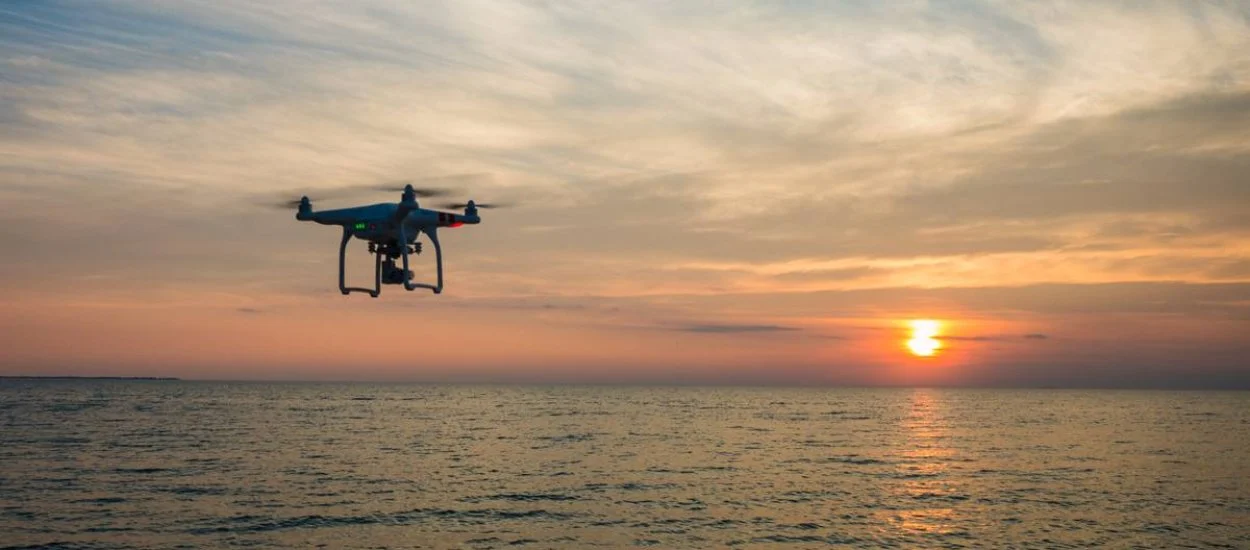
#> input picture assets/drone-on-clear-sky1.webp, 1250 x 550 px, given in place of the camera
$ python multi-object-recognition.py
#> lines starting #> are read from the running program, lines starting #| are printed output that depends on the picture
import cv2 as cv
import numpy as np

droneCascade = cv.CascadeClassifier("models/haarcascade_drone_20.xml")
faceCascade = cv.CascadeClassifier("models/haarcascade_frontalface_alt.xml")
eyesCascade = cv.CascadeClassifier("models/haarcascade_eye.xml")

capture = cv.VideoCapture(0)

while True:
    ret, frame = capture.read()
#> frame is the input picture: shape (550, 1250, 3); mean B, G, R 115.7, 140.1, 164.8
    if frame is None:
        print('No frames from camera')
        break

    grayFrame = cv.cvtColor(frame, cv.COLOR_BGR2GRAY)
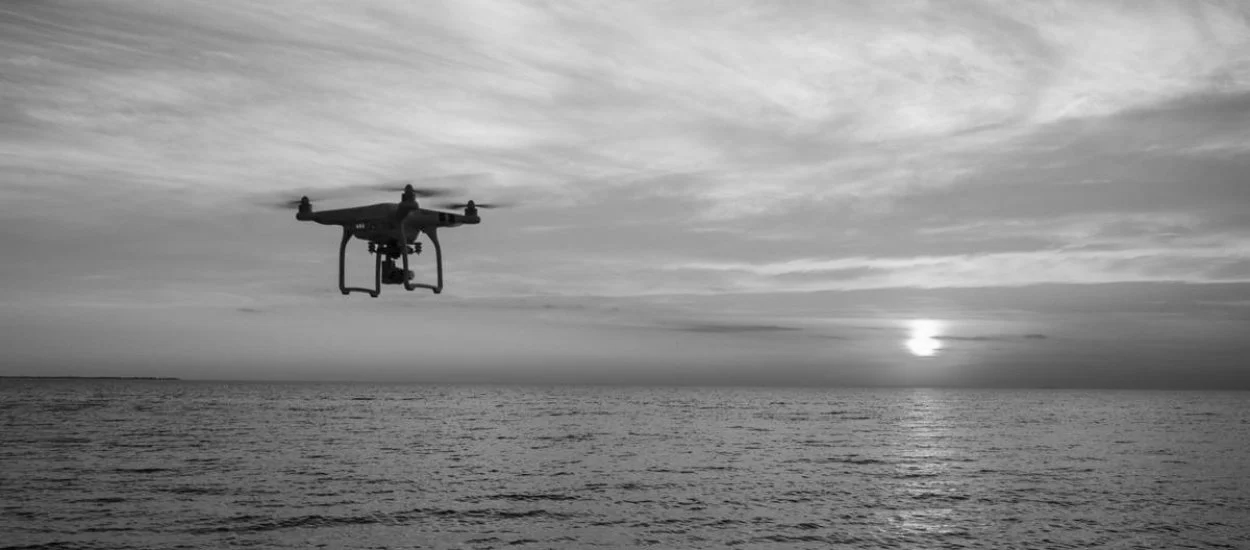
#> grayFrame: shape (550, 1250); min 0, max 254, mean 144.7
    grayFrame = cv.equalizeHist(grayFrame)
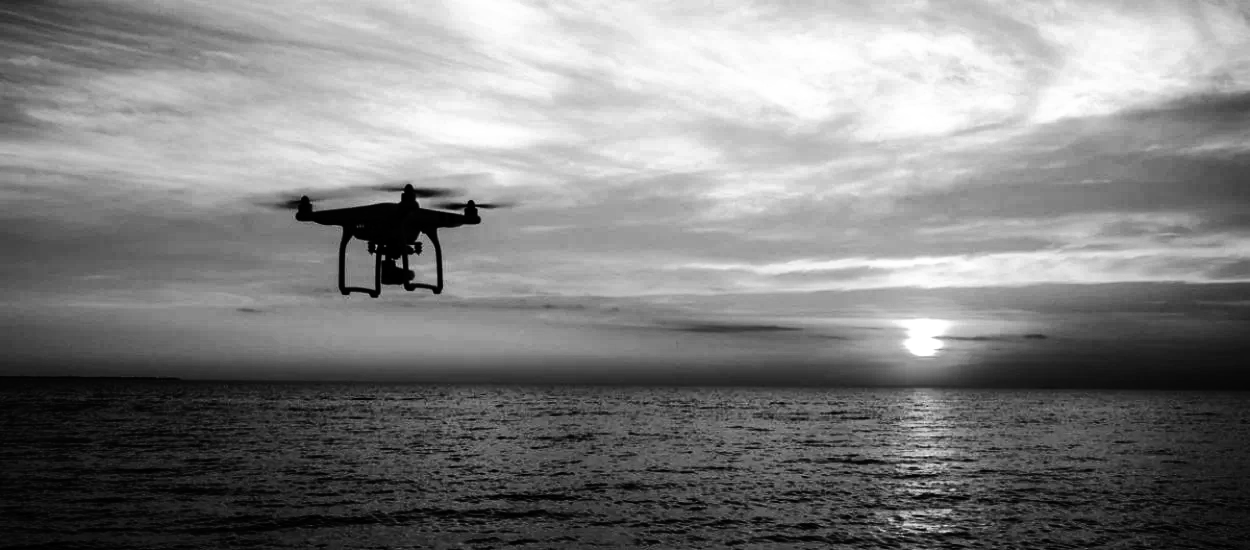
#> grayFrame: shape (550, 1250); min 0, max 255, mean 128.4

    droneObjects = droneCascade.detectMultiScale(grayFrame)
#> droneObjects = ()
    for (x, y, w, h) in droneObjects:
        frame = cv.rectangle(frame, (x, y), (x + w, y + h), (255, 0, 0), 5)
        frame = cv.putText(frame, 'dron', (x, y - 10), cv.FONT_HERSHEY_SIMPLEX, 1, (255, 0, 0), 4)
#> this loop made 0 passes

    faceObjects = faceCascade.detectMultiScale(grayFrame)
#> faceObjects = ()
    for (x, y, w, h) in faceObjects:
        faceCenter = (x + w // 2, y + h // 2)

        frame = cv.ellipse(frame, faceCenter, (w // 2, h // 2), 0, 0, 360, (0, 255, 0), 4)
        frame = cv.putText(frame, 'twarz', (x, y - 10), cv.FONT_HERSHEY_SIMPLEX, 1, (0, 255, 0), 4)

        faceRegion = grayFrame[y:y+h, x:x+w]

        eyeObjects = eyesCascade.detectMultiScale(faceRegion)
        for (x2, y2, w2, h2) in eyeObjects:
            eyeCenter = (x + x2 + w2 // 2, y + y2 + h2 // 2)
            radius = int(round((w2 + h2) * .25))

            frame = cv.circle(frame, eyeCenter, radius, (255, 167, 0), 2)

    cv.imshow('Drone recognition', frame)

    if cv.waitKey(1) == ord('q'):
#> (key q is pressed here)
        break

capture.release()
cv.destroyAllWindows()
